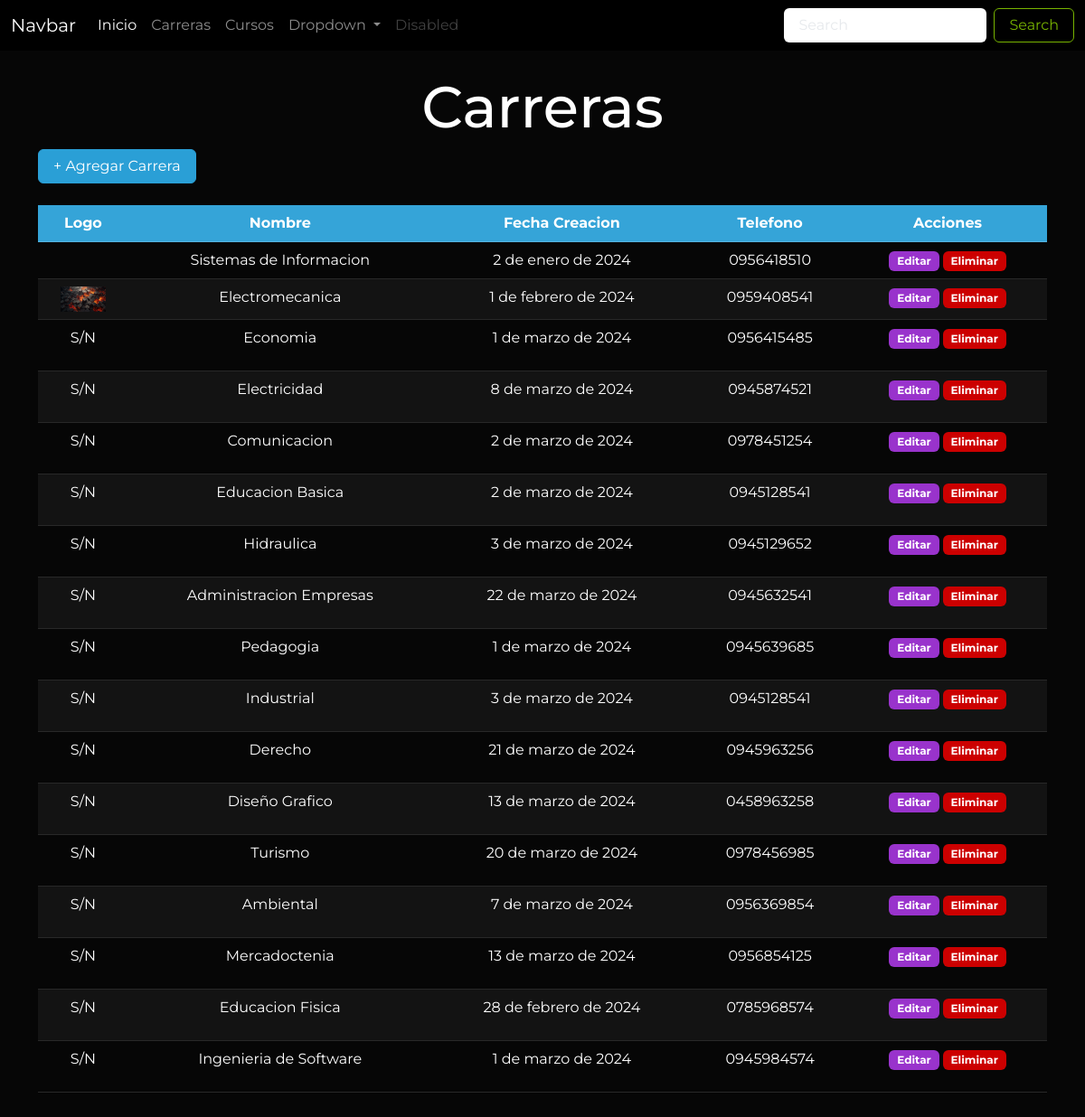
Screenshot of /carreras/ with the database file from the repository.
### Aplicaciones/Educacion/models.py (models this page shows, shortened)
class Carrera(models.Model):
    id_car=models.AutoField(primary_key=True)
    nombre_car=models.CharField(max_length=50)
    fecha_creacion_car=models.DateField()
    telefono_car=models.CharField(max_length=10)
    logo_car=models.FileField(upload_to='carreras', null=True)

### Aplicaciones/Educacion/views/carrera_views.py (the view)
# urls.py: path('carreras/', carrera_views.carreras, name="carreras"),
def carreras(request):
    carrerasDbb = Carrera.objects.all()
    return render(request, 'carreras.html', {
        "carreras": carrerasDbb
    })

### Aplicaciones/Educacion/templates/carreras.html (shortened to what this page needs)
{% extends 'plantilla.html' %} {% load static %}  {% block contenido %}
<div class="container">
  <h1 class="text-center mt-4">Carreras</h1>
  <button
    type="button"
    class="btn btn-primary mb-4"
    data-bs-toggle="modal"
    data-bs-target="#exampleModal"
  >
    + Agregar Carrera
  </button>
  {% if carreras %}
  <div class="table-responsive mb-4">
    <table class="table table-hover table-striped text-center" id="tabla">
      <thead class="table-primary">
        <tr>
          <th>Logo</th>
          <th>Nombre</th>
          <th>Fecha Creacion</th>
          <th>Telefono</th>
          <th>Acciones</th>
        </tr>
      </thead>
      <tbody>
        {% for carrera in carreras %}
        <tr>
          <td>
            {% if carrera.logo_car %}
            <img src="{{carrera.logo_car.url}}" alt="" width="50" />
            {% else %}
            <p>S/N</p>
            {% endif %}
          </td>
          <td>{{carrera.nombre_car}}</td>
          <td>{{carrera.fecha_creacion_car}}</td>
          <td>{{carrera.telefono_car}}</td>
          <td>
            <a
              href="{% url 'editar_carrera' carrera.id_car %}"
              class="btn badge bg-info"
              >Editar</a
            >
            <a
              href="javascript:void(0)"
              onclick="eliminarFila('/eliminar_carrera/{{carrera.id_car}}', 'Carrera')"
              class="btn badge bg-danger"
              >Eliminar</a
            >
          </td>
        </tr>
        {% endfor %}
      </tbody>
    </table>
  </div>
  {% else %}
  <div class="alert alert-warning mt-4 text-center">
    No hay registros de carreras
  </div>
  {% endif %}
</div>
{% endblock contenido %}

### universidad/static/css/styles.css (style rules this page uses)
body { font-family: "Montserrat", sans-serif !important; font-optical-sizing: auto; font-style: normal; }

### rows the page displays
Carrera: nombre_car "Sistemas de Informacion", fecha_creacion_car "2 de enero de 2024", telefono_car "0956418510"
Carrera: logo_car (picture), nombre_car "Electromecanica", fecha_creacion_car "1 de febrero de 2024", telefono_car "0959408541"
Carrera: shows "S/N", nombre_car "Economia", fecha_creacion_car "1 de marzo de 2024", telefono_car "0956415485"
Carrera: shows "S/N", nombre_car "Electricidad", fecha_creacion_car "8 de marzo de 2024", telefono_car "0945874521"
Carrera: shows "S/N", nombre_car "Comunicacion", fecha_creacion_car "2 de marzo de 2024", telefono_car "0978451254"
Carrera: shows "S/N", nombre_car "Educacion Basica", fecha_creacion_car "2 de marzo de 2024", telefono_car "0945128541"
Carrera: shows "S/N", nombre_car "Hidraulica", fecha_creacion_car "3 de marzo de 2024", telefono_car "0945129652"
Carrera: shows "S/N", nombre_car "Administracion Empresas", fecha_creacion_car "22 de marzo de 2024", telefono_car "0945632541"
Carrera: shows "S/N", nombre_car "Pedagogia", fecha_creacion_car "1 de marzo de 2024", telefono_car "0945639685"
Carrera: shows "S/N", nombre_car "Industrial", fecha_creacion_car "3 de marzo de 2024", telefono_car "0945128541"
Carrera: shows "S/N", nombre_car "Derecho", fecha_creacion_car "21 de marzo de 2024", telefono_car "0945963256"
Carrera: shows "S/N", nombre_car "Diseño Grafico", fecha_creacion_car "13 de marzo de 2024", telefono_car "0458963258"
Carrera: shows "S/N", nombre_car "Turismo", fecha_creacion_car "20 de marzo de 2024", telefono_car "0978456985"
Carrera: shows "S/N", nombre_car "Ambiental", fecha_creacion_car "7 de marzo de 2024", telefono_car "0956369854"
Carrera: shows "S/N", nombre_car "Mercadoctenia", fecha_creacion_car "13 de marzo de 2024", telefono_car "0956854125"
Carrera: shows "S/N", nombre_car "Educacion Fisica", fecha_creacion_car "28 de febrero de 2024", telefono_car "0785968574"
Carrera: logo_car "S/N", nombre_car "Ingenieria de Software", fecha_creacion_car "1 de marzo de 2024", telefono_car "0945984574"
